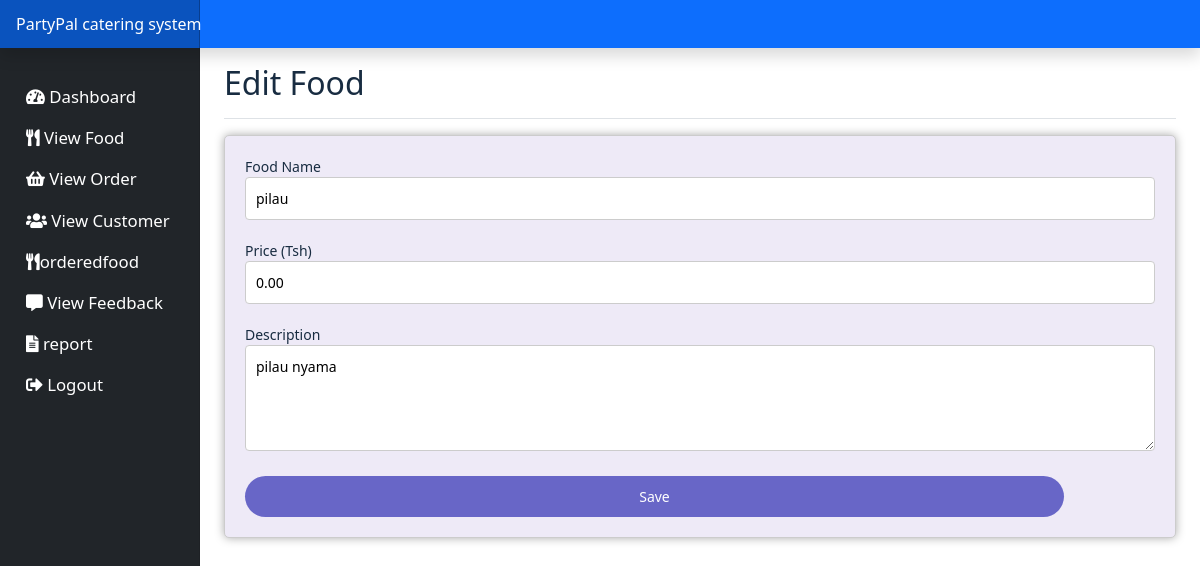
Screenshot of /caterer/edit_food.php?FoodID=2 (signed in) with the database file from the repository.
### tables this page shows
CREATE TABLE `food` (
  `FoodID` int(11) NOT NULL,
  `catererID` int(11) NOT NULL,
  `FoodName` varchar(50) NOT NULL,
  `price` decimal(10,2) NOT NULL,
  `Description` varchar(200) NOT NULL,
  `quantity` int(11) NOT NULL DEFAULT 1
);

### caterer/edit_food.php (the view, shortened to what this page needs)
<?php
include_once("connection.php");
if (isset($_GET['FoodID'])) {
    $FoodID = $_GET['FoodID'];
    $statement = $conn->prepare('SELECT * FROM `food` WHERE `FoodID` = :FoodID');
    $statement->execute(array(':FoodID' => $FoodID));
    $row = $statement->fetch(PDO::FETCH_ASSOC);
} else {
    header('location: food.php');
    exit;
}
?>
<!doctype html>
<html lang='en'>
<head>
    <link href='assets/dist/css/bootstrap.min.css' rel='stylesheet'>
    <link href='assets/dashboard.css' rel='stylesheet'>
</head>
<body>
    <?php include_once('header.php'); ?>
    <div class='container-fluid'>
        <div class='row'>
            <?php include_once('sidenav.php'); ?>
            <main class='col-md-9 ms-sm-auto col-lg-10 px-md-4'>
                <div class='d-flex justify-content-between flex-wrap flex-md-nowrap align-items-center pt-3 pb-2 mb-3 border-bottom'>
                    <h1 class='h2'>Edit Food</h1>
                </div>
                <form method='POST' action='edit_food_handler.php'>
                    <label for='foodName'>Food Name</label><br>
                    <input type='text' name='FoodName' maxlength="100" required
                    pattern="[A-Za-z\s\-]+" title="Food name should only contain letters and spaces."
                    value="<?php echo htmlspecialchars($row['FoodName']); ?>">
                    <label for='price'>Price (Tsh)</label><br>
                    <input type='number' name='price' step='0.01' min='0' value="<?php echo htmlspecialchars($row['price']); ?>" required>
                    <label for='description'>Description</label><br>
                    <textarea name='Description' rows='4' required><?php echo htmlspecialchars($row['Description']); ?></textarea>
                    <input type="submit" value="Save">
                </form>
            </main>
        </div>
    </div>
</body>
</html>

### caterer/assets/dashboard.css (style rules this page uses)
body { font-size: .875rem; }

### caterer/edit_food.php (style rules this page uses)
form { width: 100%; margin: 0 auto; background-color: rgb(238, 234, 247); padding: 20px; border: 1px solid #ccc; box-shadow: 0px 0px 10px #aaa; border-radius: 5px; }
input[type="submit"], input[type="button"] { background-color: rgb(15, 15, 168,0.6); color: #fff; padding: 10px 20px; border: none; border-radius: 30px; width: 90%; cursor: pointer; }
input[type="text"], input[type="number"], textarea { width: 100%; padding: 10px; margin-bottom: 20px; border: 1px solid #ccc; border-radius: 4px; }

### rows the page displays
food: FoodName "pilau", price "0.00", Description "pilau nyama"
